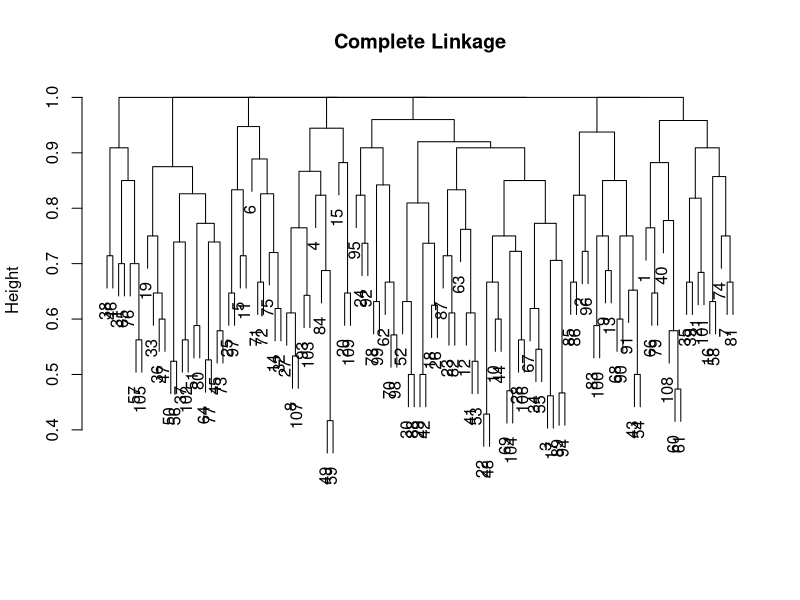

The R source for this figure:
library(dplyr)
whiskey <- read.csv('whiskey.csv', header = TRUE, stringsAsFactors = TRUE)
str(whiskey)
head(whiskey)

six_whiskeys <- whiskey[whiskey$NAME %in% c("Bunnahabhain", "Glenglassaugh","Tullibardine", "Ardbeg", "Bruichladdich", "Glenmorangie"),]
View(six_whiskeys)

w1 <- whiskey[,-70:-71]
w1
w2 <- w1[,-1]
w2
dist(w2, method="binary")

set.seed(1)
twelve_km <- kmeans(x = w2, centers = 12, nstart = 50)
twelve_km

twelve_km$cluster
whiskey$NAME
whiskey$NAME[20]
twelve_km$cluster[20]
table(twelve_km$cluster)

# View the cluster assignments of the 12-means model fit 
# Which whiskeys are in the same cluster as Bunnahabhain? (Bunnahabhain has index 20 in whiskey$NAME and is in cluster 10 from the cluster vector):
for (i in 1:length(twelve_km$cluster)){
  if (twelve_km$cluster[i] == 10) {
    print(whiskey$NAME[i], max.levels = 0)
  }
}

# Examine the cluster containing Aberfeldy (Aberfeldy has index 1 in whiskey$NAME and is in cluster 11 from the cluster vector):
for (i in 1:length(twelve_km$cluster)){
  if (twelve_km$cluster[i] == 11) {
    print(whiskey$NAME[i], max.levels = 0)
  }
}

# Examine the cluster containing Bruichladdich (Bruichladdich has index 19 in whiskey$NAME and is in cluster 2 from the cluster vector):
for (i in 1:length(twelve_km$cluster)){
  if (twelve_km$cluster[i] == 2) {
    print(whiskey$NAME[i], max.levels = 0)
  }
}

set.seed(2)
hc.whiskey <- hclust(dist(w2,method = "binary"), method = "complete")
plot(hc.whiskey, main = "Complete Linkage", xlab = "", sub = "")
cluster_assignments <- cutree(hc.whiskey, k = 12)
cluster_assignments

# Examine the cluster containing Bunnahabhain:
for (i in 1:length(cluster_assignments)){
  if (cluster_assignments[i] == 9) {
    print(whiskey$NAME[i], max.levels = 0)
  }
}

# Examine the cluster containing Aberfeldy:
for (i in 1:length(cluster_assignments)){
  if (cluster_assignments[i] == 1) {
    print(whiskey$NAME[i], max.levels = 0)
  }
}

# Examine the cluster containing Bruichladdich:
for (i in 1:length(cluster_assignments)){
  if (cluster_assignments[i] == 10) {
    print(whiskey$NAME[i], max.levels = 0)
  }
}

table(cluster_assignments)
